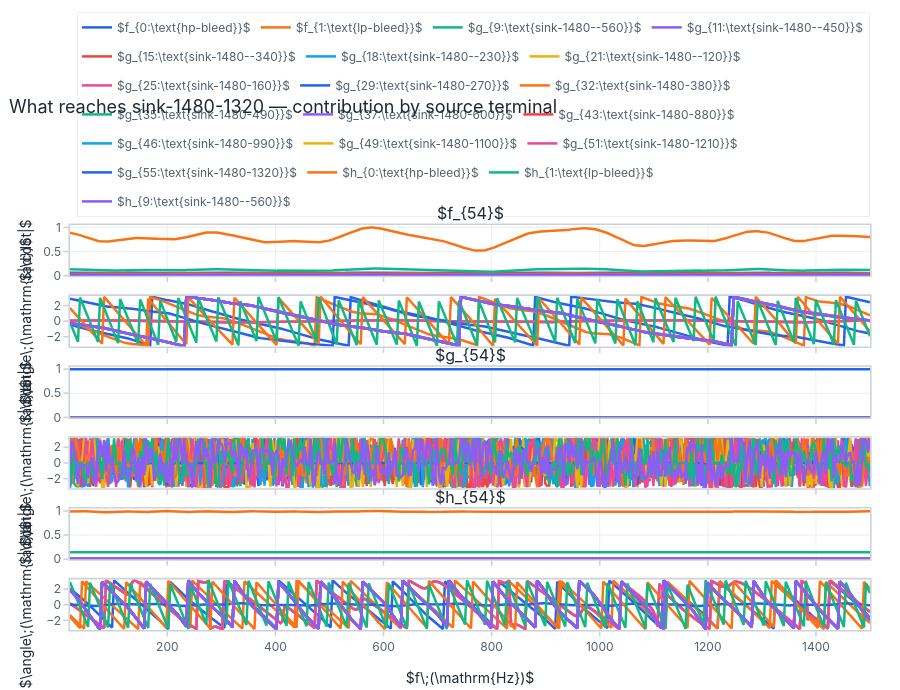

The cell this chart's notebook holds for it:
### Markdown cell above
### Source attribution at one sink

Rather than the full $31\times20$ multiport matrix, the readable cut is: of the
waves **leaving** `sink-1480-1320`, how much originates at each terminal, versus
frequency? Each outgoing characteristic ($f$, $g$, $h$ at that edge) is broken
down over the incoming terminal waves — all from the single forced solve above.
The phase winding now comes from the duct propagation upstream of the sink.

### Code cell
fig = resp.plot_contributions(
    SINK, freq, normalize="auto",
    title=f"What reaches {nn[edges[SINK][1]]} — contribution by source terminal",
)
fig.show()

### Figure 1 — Plotly figure (JSON) as saved in the notebook; plotly's stock layout.template omitted (floating-point values rounded to 4 significant figures; data arrays with more than 128 entries replaced by an {"elided": "..."} marker saying what was removed)
{"data": [{"legendgroup": "$f_{0:\\text{hp-bleed}}$", "line": {"color": "#2563eb"}, "name": "$f_{0:\\text{hp-bleed}}$", "showlegend": true, "type": "scatter", "x": {"elided": "400 float values"}, "xaxis": "x", "y": {"elided": "400 float values"}, "yaxis": "y"}, {"legendgroup": "$f_{0:\\text{hp-bleed}}$", "line": {"color": "#2563eb"}, "name": "$f_{0:\\text{hp-bleed}}$", "showlegend": false, "type": "scatter", "x": {"elided": "400 float values"}, "xaxis": "x2", "y": {"elided": "400 float values"}, "yaxis": "y2"}, {"legendgroup": "$f_{0:\\text{hp-bleed}}$", "line": {"color": "#2563eb"}, "name": "$f_{0:\\text{hp-bleed}}$", "showlegend": false, "type": "scatter", "x": {"elided": "400 float values"}, "xaxis": "x3", "y": {"elided": "400 float values"}, "yaxis": "y3"}, {"legendgroup": "$f_{0:\\text{hp-bleed}}$", "line": {"color": "#2563eb"}, "name": "$f_{0:\\text{hp-bleed}}$", "showlegend": false, "type": "scatter", "x": {"elided": "400 float values"}, "xaxis": "x4", "y": {"elided": "400 float values"}, "yaxis": "y4"}, {"legendgroup": "$f_{0:\\text{hp-bleed}}$", "line": {"color": "#2563eb"}, "name": "$f_{0:\\text{hp-bleed}}$", "showlegend": false, "type": "scatter", "x": {"elided": "400 float values"}, "xaxis": "x5", "y": {"elided": "400 float values"}, "yaxis": "y5"}, {"legendgroup": "$f_{0:\\text{hp-bleed}}$", "line": {"color": "#2563eb"}, "name": "$f_{0:\\text{hp-bleed}}$", "showlegend": false, "type": "scatter", "x": {"elided": "400 float values"}, "xaxis": "x6", "y": {"elided": "400 float values"}, "yaxis": "y6"}, {"legendgroup": "$f_{1:\\text{lp-bleed}}$", "line": {"color": "#f97316"}, "name": "$f_{1:\\text{lp-bleed}}$", "showlegend": true, "type": "scatter", "x": {"elided": "400 float values"}, "xaxis": "x", "y": {"elided": "400 float values"}, "yaxis": "y"}, {"legendgroup": "$f_{1:\\text{lp-bleed}}$", "line": {"color": "#f97316"}, "name": "$f_{1:\\text{lp-bleed}}$", "showlegend": false, "type": "scatter", "x": {"elided": "400 float values"}, "xaxis": "x2", "y": {"elided": "400 float values"}, "yaxis": "y2"}, {"legendgroup": "$f_{1:\\text{lp-bleed}}$", "line": {"color": "#f97316"}, "name": "$f_{1:\\text{lp-bleed}}$", "showlegend": false, "type": "scatter", "x": {"elided": "400 float values"}, "xaxis": "x3", "y": {"elided": "400 float values"}, "yaxis": "y3"}, {"legendgroup": "$f_{1:\\text{lp-bleed}}$", "line": {"color": "#f97316"}, "name": "$f_{1:\\text{lp-bleed}}$", "showlegend": false, "type": "scatter", "x": {"elided": "400 float values"}, "xaxis": "x4", "y": {"elided": "400 float values"}, "yaxis": "y4"}, {"legendgroup": "$f_{1:\\text{lp-bleed}}$", "line": {"color": "#f97316"}, "name": "$f_{1:\\text{lp-bleed}}$", "showlegend": false, "type": "scatter", "x": {"elided": "400 float values"}, "xaxis": "x5", "y": {"elided": "400 float values"}, "yaxis": "y5"}, {"legendgroup": "$f_{1:\\text{lp-bleed}}$", "line": {"color": "#f97316"}, "name": "$f_{1:\\text{lp-bleed}}$", "showlegend": false, "type": "scatter", "x": {"elided": "400 float values"}, "xaxis": "x6", "y": {"elided": "400 float values"}, "yaxis": "y6"}, {"legendgroup": "$g_{9:\\text{sink-1480--560}}$", "line": {"color": "#10b981"}, "name": "$g_{9:\\text{sink-1480--560}}$", "showlegend": true, "type": "scatter", "x": {"elided": "400 float values"}, "xaxis": "x", "y": {"elided": "400 float values"}, "yaxis": "y"}, {"legendgroup": "$g_{9:\\text{sink-1480--560}}$", "line": {"color": "#10b981"}, "name": "$g_{9:\\text{sink-1480--560}}$", "showlegend": false, "type": "scatter", "x": {"elided": "400 float values"}, "xaxis": "x2", "y": {"elided": "400 float values"}, "yaxis": "y2"}, {"legendgroup": "$g_{9:\\text{sink-1480--560}}$", "line": {"color": "#10b981"}, "name": "$g_{9:\\text{sink-1480--560}}$", "showlegend": false, "type": "scatter", "x": {"elided": "400 float values"}, "xaxis": "x3", "y": {"elided": "400 float values"}, "yaxis": "y3"}, {"legendgroup": "$g_{9:\\text{sink-1480--560}}$", "line": {"color": "#10b981"}, "name": "$g_{9:\\text{sink-1480--560}}$", "showlegend": false, "type": "scatter", "x": {"elided": "400 float values"}, "xaxis": "x4", "y": {"elided": "400 float values"}, "yaxis": "y4"}, {"legendgroup": "$g_{9:\\text{sink-1480--560}}$", "line": {"color": "#10b981"}, "name": "$g_{9:\\text{sink-1480--560}}$", "showlegend": false, "type": "scatter", "x": {"elided": "400 float values"}, "xaxis": "x5", "y": {"elided": "400 float values"}, "yaxis": "y5"}, {"legendgroup": "$g_{9:\\text{sink-1480--560}}$", "line": {"color": "#10b981"}, "name": "$g_{9:\\text{sink-1480--560}}$", "showlegend": false, "type": "scatter", "x": {"elided": "400 float values"}, "xaxis": "x6", "y": {"elided": "400 float values"}, "yaxis": "y6"}, {"legendgroup": "$g_{11:\\text{sink-1480--450}}$", "line": {"color": "#8b5cf6"}, "name": "$g_{11:\\text{sink-1480--450}}$", "showlegend": true, "type": "scatter", "x": {"elided": "400 float values"}, "xaxis": "x", "y": {"elided": "400 float values"}, "yaxis": "y"}, {"legendgroup": "$g_{11:\\text{sink-1480--450}}$", "line": {"color": "#8b5cf6"}, "name": "$g_{11:\\text{sink-1480--450}}$", "showlegend": false, "type": "scatter", "x": {"elided": "400 float values"}, "xaxis": "x2", "y": {"elided": "400 float values"}, "yaxis": "y2"}, {"legendgroup": "$g_{11:\\text{sink-1480--450}}$", "line": {"color": "#8b5cf6"}, "name": "$g_{11:\\text{sink-1480--450}}$", "showlegend": false, "type": "scatter", "x": {"elided": "400 float values"}, "xaxis": "x3", "y": {"elided": "400 float values"}, "yaxis": "y3"}, {"legendgroup": "$g_{11:\\text{sink-1480--450}}$", "line": {"color": "#8b5cf6"}, "name": "$g_{11:\\text{sink-1480--450}}$", "showlegend": false, "type": "scatter", "x": {"elided": "400 float values"}, "xaxis": "x4", "y": {"elided": "400 float values"}, "yaxis": "y4"}, {"legendgroup": "$g_{11:\\text{sink-1480--450}}$", "line": {"color": "#8b5cf6"}, "name": "$g_{11:\\text{sink-1480--450}}$", "showlegend": false, "type": "scatter", "x": {"elided": "400 float values"}, "xaxis": "x5", "y": {"elided": "400 float values"}, "yaxis": "y5"}, {"legendgroup": "$g_{11:\\text{sink-1480--450}}$", "line": {"color": "#8b5cf6"}, "name": "$g_{11:\\text{sink-1480--450}}$", "showlegend": false, "type": "scatter", "x": {"elided": "400 float values"}, "xaxis": "x6", "y": {"elided": "400 float values"}, "yaxis": "y6"}, {"legendgroup": "$g_{15:\\text{sink-1480--340}}$", "line": {"color": "#ef4444"}, "name": "$g_{15:\\text{sink-1480--340}}$", "showlegend": true, "type": "scatter", "x": {"elided": "400 float values"}, "xaxis": "x", "y": {"elided": "400 float values"}, "yaxis": "y"}, {"legendgroup": "$g_{15:\\text{sink-1480--340}}$", "line": {"color": "#ef4444"}, "name": "$g_{15:\\text{sink-1480--340}}$", "showlegend": false, "type": "scatter", "x": {"elided": "400 float values"}, "xaxis": "x2", "y": {"elided": "400 float values"}, "yaxis": "y2"}, {"legendgroup": "$g_{15:\\text{sink-1480--340}}$", "line": {"color": "#ef4444"}, "name": "$g_{15:\\text{sink-1480--340}}$", "showlegend": false, "type": "scatter", "x": {"elided": "400 float values"}, "xaxis": "x3", "y": {"elided": "400 float values"}, "yaxis": "y3"}, {"legendgroup": "$g_{15:\\text{sink-1480--340}}$", "line": {"color": "#ef4444"}, "name": "$g_{15:\\text{sink-1480--340}}$", "showlegend": false, "type": "scatter", "x": {"elided": "400 float values"}, "xaxis": "x4", "y": {"elided": "400 float values"}, "yaxis": "y4"}, {"legendgroup": "$g_{15:\\text{sink-1480--340}}$", "line": {"color": "#ef4444"}, "name": "$g_{15:\\text{sink-1480--340}}$", "showlegend": false, "type": "scatter", "x": {"elided": "400 float values"}, "xaxis": "x5", "y": {"elided": "400 float values"}, "yaxis": "y5"}, {"legendgroup": "$g_{15:\\text{sink-1480--340}}$", "line": {"color": "#ef4444"}, "name": "$g_{15:\\text{sink-1480--340}}$", "showlegend": false, "type": "scatter", "x": {"elided": "400 float values"}, "xaxis": "x6", "y": {"elided": "400 float values"}, "yaxis": "y6"}, {"legendgroup": "$g_{18:\\text{sink-1480--230}}$", "line": {"color": "#0ea5e9"}, "name": "$g_{18:\\text{sink-1480--230}}$", "showlegend": true, "type": "scatter", "x": {"elided": "400 float values"}, "xaxis": "x", "y": {"elided": "400 float values"}, "yaxis": "y"}, {"legendgroup": "$g_{18:\\text{sink-1480--230}}$", "line": {"color": "#0ea5e9"}, "name": "$g_{18:\\text{sink-1480--230}}$", "showlegend": false, "type": "scatter", "x": {"elided": "400 float values"}, "xaxis": "x2", "y": {"elided": "400 float values"}, "yaxis": "y2"}, {"legendgroup": "$g_{18:\\text{sink-1480--230}}$", "line": {"color": "#0ea5e9"}, "name": "$g_{18:\\text{sink-1480--230}}$", "showlegend": false, "type": "scatter", "x": {"elided": "400 float values"}, "xaxis": "x3", "y": {"elided": "400 float values"}, "yaxis": "y3"}, {"legendgroup": "$g_{18:\\text{sink-1480--230}}$", "line": {"color": "#0ea5e9"}, "name": "$g_{18:\\text{sink-1480--230}}$", "showlegend": false, "type": "scatter", "x": {"elided": "400 float values"}, "xaxis": "x4", "y": {"elided": "400 float values"}, "yaxis": "y4"}, {"legendgroup": "$g_{18:\\text{sink-1480--230}}$", "line": {"color": "#0ea5e9"}, "name": "$g_{18:\\text{sink-1480--230}}$", "showlegend": false, "type": "scatter", "x": {"elided": "400 float values"}, "xaxis": "x5", "y": {"elided": "400 float values"}, "yaxis": "y5"}, {"legendgroup": "$g_{18:\\text{sink-1480--230}}$", "line": {"color": "#0ea5e9"}, "name": "$g_{18:\\text{sink-1480--230}}$", "showlegend": false, "type": "scatter", "x": {"elided": "400 float values"}, "xaxis": "x6", "y": {"elided": "400 float values"}, "yaxis": "y6"}, {"legendgroup": "$g_{21:\\text{sink-1480--120}}$", "line": {"color": "#eab308"}, "name": "$g_{21:\\text{sink-1480--120}}$", "showlegend": true, "type": "scatter", "x": {"elided": "400 float values"}, "xaxis": "x", "y": {"elided": "400 float values"}, "yaxis": "y"}, {"legendgroup": "$g_{21:\\text{sink-1480--120}}$", "line": {"color": "#eab308"}, "name": "$g_{21:\\text{sink-1480--120}}$", "showlegend": false, "type": "scatter", "x": {"elided": "400 float values"}, "xaxis": "x2", "y": {"elided": "400 float values"}, "yaxis": "y2"}, {"legendgroup": "$g_{21:\\text{sink-1480--120}}$", "line": {"color": "#eab308"}, "name": "$g_{21:\\text{sink-1480--120}}$", "showlegend": false, "type": "scatter", "x": {"elided": "400 float values"}, "xaxis": "x3", "y": {"elided": "400 float values"}, "yaxis": "y3"}, {"legendgroup": "$g_{21:\\text{sink-1480--120}}$", "line": {"color": "#eab308"}, "name": "$g_{21:\\text{sink-1480--120}}$", "showlegend": false, "type": "scatter", "x": {"elided": "400 float values"}, "xaxis": "x4", "y": {"elided": "400 float values"}, "yaxis": "y4"}, {"legendgroup": "$g_{21:\\text{sink-1480--120}}$", "line": {"color": "#eab308"}, "name": "$g_{21:\\text{sink-1480--120}}$", "showlegend": false, "type": "scatter", "x": {"elided": "400 float values"}, "xaxis": "x5", "y": {"elided": "400 float values"}, "yaxis": "y5"}, {"legendgroup": "$g_{21:\\text{sink-1480--120}}$", "line": {"color": "#eab308"}, "name": "$g_{21:\\text{sink-1480--120}}$", "showlegend": false, "type": "scatter", "x": {"elided": "400 float values"}, "xaxis": "x6", "y": {"elided": "400 float values"}, "yaxis": "y6"}, {"legendgroup": "$g_{25:\\text{sink-1480-160}}$", "line": {"color": "#ec4899"}, "name": "$g_{25:\\text{sink-1480-160}}$", "showlegend": true, "type": "scatter", "x": {"elided": "400 float values"}, "xaxis": "x", "y": {"elided": "400 float values"}, "yaxis": "y"}, {"legendgroup": "$g_{25:\\text{sink-1480-160}}$", "line": {"color": "#ec4899"}, "name": "$g_{25:\\text{sink-1480-160}}$", "showlegend": false, "type": "scatter", "x": {"elided": "400 float values"}, "xaxis": "x2", "y": {"elided": "400 float values"}, "yaxis": "y2"}, {"legendgroup": "$g_{25:\\text{sink-1480-160}}$", "line": {"color": "#ec4899"}, "name": "$g_{25:\\text{sink-1480-160}}$", "showlegend": false, "type": "scatter", "x": {"elided": "400 float values"}, "xaxis": "x3", "y": {"elided": "400 float values"}, "yaxis": "y3"}, {"legendgroup": "$g_{25:\\text{sink-1480-160}}$", "line": {"color": "#ec4899"}, "name": "$g_{25:\\text{sink-1480-160}}$", "showlegend": false, "type": "scatter", "x": {"elided": "400 float values"}, "xaxis": "x4", "y": {"elided": "400 float values"}, "yaxis": "y4"}, {"legendgroup": "$g_{25:\\text{sink-1480-160}}$", "line": {"color": "#ec4899"}, "name": "$g_{25:\\text{sink-1480-160}}$", "showlegend": false, "type": "scatter", "x": {"elided": "400 float values"}, "xaxis": "x5", "y": {"elided": "400 float values"}, "yaxis": "y5"}, {"legendgroup": "$g_{25:\\text{sink-1480-160}}$", "line": {"color": "#ec4899"}, "name": "$g_{25:\\text{sink-1480-160}}$", "showlegend": false, "type": "scatter", "x": {"elided": "400 float values"}, "xaxis": "x6", "y": {"elided": "400 float values"}, "yaxis": "y6"}, {"legendgroup": "$g_{29:\\text{sink-1480-270}}$", "line": {"color": "#2563eb"}, "name": "$g_{29:\\text{sink-1480-270}}$", "showlegend": true, "type": "scatter", "x": {"elided": "400 float values"}, "xaxis": "x", "y": {"elided": "400 float values"}, "yaxis": "y"}, {"legendgroup": "$g_{29:\\text{sink-1480-270}}$", "line": {"color": "#2563eb"}, "name": "$g_{29:\\text{sink-1480-270}}$", "showlegend": false, "type": "scatter", "x": {"elided": "400 float values"}, "xaxis": "x2", "y": {"elided": "400 float values"}, "yaxis": "y2"}, {"legendgroup": "$g_{29:\\text{sink-1480-270}}$", "line": {"color": "#2563eb"}, "name": "$g_{29:\\text{sink-1480-270}}$", "showlegend": false, "type": "scatter", "x": {"elided": "400 float values"}, "xaxis": "x3", "y": {"elided": "400 float values"}, "yaxis": "y3"}, {"legendgroup": "$g_{29:\\text{sink-1480-270}}$", "line": {"color": "#2563eb"}, "name": "$g_{29:\\text{sink-1480-270}}$", "showlegend": false, "type": "scatter", "x": {"elided": "400 float values"}, "xaxis": "x4", "y": {"elided": "400 float values"}, "yaxis": "y4"}, {"legendgroup": "$g_{29:\\text{sink-1480-270}}$", "line": {"color": "#2563eb"}, "name": "$g_{29:\\text{sink-1480-270}}$", "showlegend": false, "type": "scatter", "x": {"elided": "400 float values"}, "xaxis": "x5", "y": {"elided": "400 float values"}, "yaxis": "y5"}, {"legendgroup": "$g_{29:\\text{sink-1480-270}}$", "line": {"color": "#2563eb"}, "name": "$g_{29:\\text{sink-1480-270}}$", "showlegend": false, "type": "scatter", "x": {"elided": "400 float values"}, "xaxis": "x6", "y": {"elided": "400 float values"}, "yaxis": "y6"}, {"legendgroup": "$g_{32:\\text{sink-1480-380}}$", "line": {"color": "#f97316"}, "name": "$g_{32:\\text{sink-1480-380}}$", "showlegend": true, "type": "scatter", "x": {"elided": "400 float values"}, "xaxis": "x", "y": {"elided": "400 float values"}, "yaxis": "y"}, {"legendgroup": "$g_{32:\\text{sink-1480-380}}$", "line": {"color": "#f97316"}, "name": "$g_{32:\\text{sink-1480-380}}$", "showlegend": false, "type": "scatter", "x": {"elided": "400 float values"}, "xaxis": "x2", "y": {"elided": "400 float values"}, "yaxis": "y2"}, {"legendgroup": "$g_{32:\\text{sink-1480-380}}$", "line": {"color": "#f97316"}, "name": "$g_{32:\\text{sink-1480-380}}$", "showlegend": false, "type": "scatter", "x": {"elided": "400 float values"}, "xaxis": "x3", "y": {"elided": "400 float values"}, "yaxis": "y3"}, {"legendgroup": "$g_{32:\\text{sink-1480-380}}$", "line": {"color": "#f97316"}, "name": "$g_{32:\\text{sink-1480-380}}$", "showlegend": false, "type": "scatter", "x": {"elided": "400 float values"}, "xaxis": "x4", "y": {"elided": "400 float values"}, "yaxis": "y4"}, {"legendgroup": "$g_{32:\\text{sink-1480-380}}$", "line": {"color": "#f97316"}, "name": "$g_{32:\\text{sink-1480-380}}$", "showlegend": false, "type": "scatter", "x": {"elided": "400 float values"}, "xaxis": "x5", "y": {"elided": "400 float values"}, "yaxis": "y5"}, {"legendgroup": "$g_{32:\\text{sink-1480-380}}$", "line": {"color": "#f97316"}, "name": "$g_{32:\\text{sink-1480-380}}$", "showlegend": false, "type": "scatter", "x": {"elided": "400 float values"}, "xaxis": "x6", "y": {"elided": "400 float values"}, "yaxis": "y6"}, {"legendgroup": "$g_{35:\\text{sink-1480-490}}$", "line": {"color": "#10b981"}, "name": "$g_{35:\\text{sink-1480-490}}$", "showlegend": true, "type": "scatter", "x": {"elided": "400 float values"}, "xaxis": "x", "y": {"elided": "400 float values"}, "yaxis": "y"}, {"legendgroup": "$g_{35:\\text{sink-1480-490}}$", "line": {"color": "#10b981"}, "name": "$g_{35:\\text{sink-1480-490}}$", "showlegend": false, "type": "scatter", "x": {"elided": "400 float values"}, "xaxis": "x2", "y": {"elided": "400 float values"}, "yaxis": "y2"}, {"legendgroup": "$g_{35:\\text{sink-1480-490}}$", "line": {"color": "#10b981"}, "name": "$g_{35:\\text{sink-1480-490}}$", "showlegend": false, "type": "scatter", "x": {"elided": "400 float values"}, "xaxis": "x3", "y": {"elided": "400 float values"}, "yaxis": "y3"}, {"legendgroup": "$g_{35:\\text{sink-1480-490}}$", "line": {"color": "#10b981"}, "name": "$g_{35:\\text{sink-1480-490}}$", "showlegend": false, "type": "scatter", "x": {"elided": "400 float values"}, "xaxis": "x4", "y": {"elided": "400 float values"}, "yaxis": "y4"}, {"legendgroup": "$g_{35:\\text{sink-1480-490}}$", "line": {"color": "#10b981"}, "name": "$g_{35:\\text{sink-1480-490}}$", "showlegend": false, "type": "scatter", "x": {"elided": "400 float values"}, "xaxis": "x5", "y": {"elided": "400 float values"}, "yaxis": "y5"}, {"legendgroup": "$g_{35:\\text{sink-1480-490}}$", "line": {"color": "#10b981"}, "name": "$g_{35:\\text{sink-1480-490}}$", "showlegend": false, "type": "scatter", "x": {"elided": "400 float values"}, "xaxis": "x6", "y": {"elided": "400 float values"}, "yaxis": "y6"}, {"legendgroup": "$g_{37:\\text{sink-1480-600}}$", "line": {"color": "#8b5cf6"}, "name": "$g_{37:\\text{sink-1480-600}}$", "showlegend": true, "type": "scatter", "x": {"elided": "400 float values"}, "xaxis": "x", "y": {"elided": "400 float values"}, "yaxis": "y"}, {"legendgroup": "$g_{37:\\text{sink-1480-600}}$", "line": {"color": "#8b5cf6"}, "name": "$g_{37:\\text{sink-1480-600}}$", "showlegend": false, "type": "scatter", "x": {"elided": "400 float values"}, "xaxis": "x2", "y": {"elided": "400 float values"}, "yaxis": "y2"}, {"legendgroup": "$g_{37:\\text{sink-1480-600}}$", "line": {"color": "#8b5cf6"}, "name": "$g_{37:\\text{sink-1480-600}}$", "showlegend": false, "type": "scatter", "x": {"elided": "400 float values"}, "xaxis": "x3", "y": {"elided": "400 float values"}, "yaxis": "y3"}, {"legendgroup": "$g_{37:\\text{sink-1480-600}}$", "line": {"color": "#8b5cf6"}, "name": "$g_{37:\\text{sink-1480-600}}$", "showlegend": false, "type": "scatter", "x": {"elided": "400 float values"}, "xaxis": "x4", "y": {"elided": "400 float values"}, "yaxis": "y4"}, {"legendgroup": "$g_{37:\\text{sink-1480-600}}$", "line": {"color": "#8b5cf6"}, "name": "$g_{37:\\text{sink-1480-600}}$", "showlegend": false, "type": "scatter", "x": {"elided": "400 float values"}, "xaxis": "x5", "y": {"elided": "400 float values"}, "yaxis": "y5"}, {"legendgroup": "$g_{37:\\text{sink-1480-600}}$", "line": {"color": "#8b5cf6"}, "name": "$g_{37:\\text{sink-1480-600}}$", "showlegend": false, "type": "scatter", "x": {"elided": "400 float values"}, "xaxis": "x6", "y": {"elided": "400 float values"}, "yaxis": "y6"}, {"legendgroup": "$g_{43:\\text{sink-1480-880}}$", "line": {"color": "#ef4444"}, "name": "$g_{43:\\text{sink-1480-880}}$", "showlegend": true, "type": "scatter", "x": {"elided": "400 float values"}, "xaxis": "x", "y": {"elided": "400 float values"}, "yaxis": "y"}, {"legendgroup": "$g_{43:\\text{sink-1480-880}}$", "line": {"color": "#ef4444"}, "name": "$g_{43:\\text{sink-1480-880}}$", "showlegend": false, "type": "scatter", "x": {"elided": "400 float values"}, "xaxis": "x2", "y": {"elided": "400 float values"}, "yaxis": "y2"}, {"legendgroup": "$g_{43:\\text{sink-1480-880}}$", "line": {"color": "#ef4444"}, "name": "$g_{43:\\text{sink-1480-880}}$", "showlegend": false, "type": "scatter", "x": {"elided": "400 float values"}, "xaxis": "x3", "y": {"elided": "400 float values"}, "yaxis": "y3"}, {"legendgroup": "$g_{43:\\text{sink-1480-880}}$", "line": {"color": "#ef4444"}, "name": "$g_{43:\\text{sink-1480-880}}$", "showlegend": false, "type": "scatter", "x": {"elided": "400 float values"}, "xaxis": "x4", "y": {"elided": "400 float values"}, "yaxis": "y4"}, {"legendgroup": "$g_{43:\\text{sink-1480-880}}$", "line": {"color": "#ef4444"}, "name": "$g_{43:\\text{sink-1480-880}}$", "showlegend": false, "type": "scatter", "x": {"elided": "400 float values"}, "xaxis": "x5", "y": {"elided": "400 float values"}, "yaxis": "y5"}, {"legendgroup": "$g_{43:\\text{sink-1480-880}}$", "line": {"color": "#ef4444"}, "name": "$g_{43:\\text{sink-1480-880}}$", "showlegend": false, "type": "scatter", "x": {"elided": "400 float values"}, "xaxis": "x6", "y": {"elided": "400 float values"}, "yaxis": "y6"}, {"legendgroup": "$g_{46:\\text{sink-1480-990}}$", "line": {"color": "#0ea5e9"}, "name": "$g_{46:\\text{sink-1480-990}}$", "showlegend": true, "type": "scatter", "x": {"elided": "400 float values"}, "xaxis": "x", "y": {"elided": "400 float values"}, "yaxis": "y"}, {"legendgroup": "$g_{46:\\text{sink-1480-990}}$", "line": {"color": "#0ea5e9"}, "name": "$g_{46:\\text{sink-1480-990}}$", "showlegend": false, "type": "scatter", "x": {"elided": "400 float values"}, "xaxis": "x2", "y": {"elided": "400 float values"}, "yaxis": "y2"}, {"legendgroup": "$g_{46:\\text{sink-1480-990}}$", "line": {"color": "#0ea5e9"}, "name": "$g_{46:\\text{sink-1480-990}}$", "showlegend": false, "type": "scatter", "x": {"elided": "400 float values"}, "xaxis": "x3", "y": {"elided": "400 float values"}, "yaxis": "y3"}, {"legendgroup": "$g_{46:\\text{sink-1480-990}}$", "line": {"color": "#0ea5e9"}, "name": "$g_{46:\\text{sink-1480-990}}$", "showlegend": false, "type": "scatter", "x": {"elided": "400 float values"}, "xaxis": "x4", "y": {"elided": "400 float values"}, "yaxis": "y4"}, {"legendgroup": "$g_{46:\\text{sink-1480-990}}$", "line": {"color": "#0ea5e9"}, "name": "$g_{46:\\text{sink-1480-990}}$", "showlegend": false, "type": "scatter", "x": {"elided": "400 float values"}, "xaxis": "x5", "y": {"elided": "400 float values"}, "yaxis": "y5"}, {"legendgroup": "$g_{46:\\text{sink-1480-990}}$", "line": {"color": "#0ea5e9"}, "name": "$g_{46:\\text{sink-1480-990}}$", "showlegend": false, "type": "scatter", "x": {"elided": "400 float values"}, "xaxis": "x6", "y": {"elided": "400 float values"}, "yaxis": "y6"}, {"legendgroup": "$g_{49:\\text{sink-1480-1100}}$", "line": {"color": "#eab308"}, "name": "$g_{49:\\text{sink-1480-1100}}$", "showlegend": true, "type": "scatter", "x": {"elided": "400 float values"}, "xaxis": "x", "y": {"elided": "400 float values"}, "yaxis": "y"}, {"legendgroup": "$g_{49:\\text{sink-1480-1100}}$", "line": {"color": "#eab308"}, "name": "$g_{49:\\text{sink-1480-1100}}$", "showlegend": false, "type": "scatter", "x": {"elided": "400 float values"}, "xaxis": "x2", "y": {"elided": "400 float values"}, "yaxis": "y2"}, {"legendgroup": "$g_{49:\\text{sink-1480-1100}}$", "line": {"color": "#eab308"}, "name": "$g_{49:\\text{sink-1480-1100}}$", "showlegend": false, "type": "scatter", "x": {"elided": "400 float values"}, "xaxis": "x3", "y": {"elided": "400 float values"}, "yaxis": "y3"}, {"legendgroup": "$g_{49:\\text{sink-1480-1100}}$", "line": {"color": "#eab308"}, "name": "$g_{49:\\text{sink-1480-1100}}$", "showlegend": false, "type": "scatter", "x": {"elided": "400 float values"}, "xaxis": "x4", "y": {"elided": "400 float values"}, "yaxis": "y4"}, {"legendgroup": "$g_{49:\\text{sink-1480-1100}}$", "line": {"color": "#eab308"}, "name": "$g_{49:\\text{sink-1480-1100}}$", "showlegend": false, "type": "scatter", "x": {"elided": "400 float values"}, "xaxis": "x5", "y": {"elided": "400 float values"}, "yaxis": "y5"}, {"legendgroup": "$g_{49:\\text{sink-1480-1100}}$", "line": {"color": "#eab308"}, "name": "$g_{49:\\text{sink-1480-1100}}$", "showlegend": false, "type": "scatter", "x": {"elided": "400 float values"}, "xaxis": "x6", "y": {"elided": "400 float values"}, "yaxis": "y6"}, {"legendgroup": "$g_{51:\\text{sink-1480-1210}}$", "line": {"color": "#ec4899"}, "name": "$g_{51:\\text{sink-1480-1210}}$", "showlegend": true, "type": "scatter", "x": {"elided": "400 float values"}, "xaxis": "x", "y": {"elided": "400 float values"}, "yaxis": "y"}, {"legendgroup": "$g_{51:\\text{sink-1480-1210}}$", "line": {"color": "#ec4899"}, "name": "$g_{51:\\text{sink-1480-1210}}$", "showlegend": false, "type": "scatter", "x": {"elided": "400 float values"}, "xaxis": "x2", "y": {"elided": "400 float values"}, "yaxis": "y2"}, {"legendgroup": "$g_{51:\\text{sink-1480-1210}}$", "line": {"color": "#ec4899"}, "name": "$g_{51:\\text{sink-1480-1210}}$", "showlegend": false, "type": "scatter", "x": {"elided": "400 float values"}, "xaxis": "x3", "y": {"elided": "400 float values"}, "yaxis": "y3"}, {"legendgroup": "$g_{51:\\text{sink-1480-1210}}$", "line": {"color": "#ec4899"}, "name": "$g_{51:\\text{sink-1480-1210}}$", "showlegend": false, "type": "scatter", "x": {"elided": "400 float values"}, "xaxis": "x4", "y": {"elided": "400 float values"}, "yaxis": "y4"}, {"legendgroup": "$g_{51:\\text{sink-1480-1210}}$", "line": {"color": "#ec4899"}, "name": "$g_{51:\\text{sink-1480-1210}}$", "showlegend": false, "type": "scatter", "x": {"elided": "400 float values"}, "xaxis": "x5", "y": {"elided": "400 float values"}, "yaxis": "y5"}, {"legendgroup": "$g_{51:\\text{sink-1480-1210}}$", "line": {"color": "#ec4899"}, "name": "$g_{51:\\text{sink-1480-1210}}$", "showlegend": false, "type": "scatter", "x": {"elided": "400 float values"}, "xaxis": "x6", "y": {"elided": "400 float values"}, "yaxis": "y6"}, {"legendgroup": "$g_{55:\\text{sink-1480-1320}}$", "line": {"color": "#2563eb"}, "name": "$g_{55:\\text{sink-1480-1320}}$", "showlegend": true, "type": "scatter", "x": {"elided": "400 float values"}, "xaxis": "x", "y": {"elided": "400 float values"}, "yaxis": "y"}, {"legendgroup": "$g_{55:\\text{sink-1480-1320}}$", "line": {"color": "#2563eb"}, "name": "$g_{55:\\text{sink-1480-1320}}$", "showlegend": false, "type": "scatter", "x": {"elided": "400 float values"}, "xaxis": "x2", "y": {"elided": "400 float values"}, "yaxis": "y2"}, {"legendgroup": "$g_{55:\\text{sink-1480-1320}}$", "line": {"color": "#2563eb"}, "name": "$g_{55:\\text{sink-1480-1320}}$", "showlegend": false, "type": "scatter", "x": {"elided": "400 float values"}, "xaxis": "x3", "y": {"elided": "400 float values"}, "yaxis": "y3"}, {"legendgroup": "$g_{55:\\text{sink-1480-1320}}$", "line": {"color": "#2563eb"}, "name": "$g_{55:\\text{sink-1480-1320}}$", "showlegend": false, "type": "scatter", "x": {"elided": "400 float values"}, "xaxis": "x4", "y": {"elided": "400 float values"}, "yaxis": "y4"}, {"legendgroup": "$g_{55:\\text{sink-1480-1320}}$", "line": {"color": "#2563eb"}, "name": "$g_{55:\\text{sink-1480-1320}}$", "showlegend": false, "type": "scatter", "x": {"elided": "400 float values"}, "xaxis": "x5", "y": {"elided": "400 float values"}, "yaxis": "y5"}, {"legendgroup": "$g_{55:\\text{sink-1480-1320}}$", "line": {"color": "#2563eb"}, "name": "$g_{55:\\text{sink-1480-1320}}$", "showlegend": false, "type": "scatter", "x": {"elided": "400 float values"}, "xaxis": "x6", "y": {"elided": "400 float values"}, "yaxis": "y6"}, {"legendgroup": "$h_{0:\\text{hp-bleed}}$", "line": {"color": "#f97316"}, "name": "$h_{0:\\text{hp-bleed}}$", "showlegend": true, "type": "scatter", "x": {"elided": "400 float values"}, "xaxis": "x", "y": {"elided": "400 float values"}, "yaxis": "y"}, {"legendgroup": "$h_{0:\\text{hp-bleed}}$", "line": {"color": "#f97316"}, "name": "$h_{0:\\text{hp-bleed}}$", "showlegend": false, "type": "scatter", "x": {"elided": "400 float values"}, "xaxis": "x2", "y": {"elided": "400 float values"}, "yaxis": "y2"}, {"legendgroup": "$h_{0:\\text{hp-bleed}}$", "line": {"color": "#f97316"}, "name": "$h_{0:\\text{hp-bleed}}$", "showlegend": false, "type": "scatter", "x": {"elided": "400 float values"}, "xaxis": "x3", "y": {"elided": "400 float values"}, "yaxis": "y3"}, {"legendgroup": "$h_{0:\\text{hp-bleed}}$", "line": {"color": "#f97316"}, "name": "$h_{0:\\text{hp-bleed}}$", "showlegend": false, "type": "scatter", "x": {"elided": "400 float values"}, "xaxis": "x4", "y": {"elided": "400 float values"}, "yaxis": "y4"}, {"legendgroup": "$h_{0:\\text{hp-bleed}}$", "line": {"color": "#f97316"}, "name": "$h_{0:\\text{hp-bleed}}$", "showlegend": false, "type": "scatter", "x": {"elided": "400 float values"}, "xaxis": "x5", "y": {"elided": "400 float values"}, "yaxis": "y5"}, {"legendgroup": "$h_{0:\\text{hp-bleed}}$", "line": {"color": "#f97316"}, "name": "$h_{0:\\text{hp-bleed}}$", "showlegend": false, "type": "scatter", "x": {"elided": "400 float values"}, "xaxis": "x6", "y": {"elided": "400 float values"}, "yaxis": "y6"}, {"legendgroup": "$h_{1:\\text{lp-bleed}}$", "line": {"color": "#10b981"}, "name": "$h_{1:\\text{lp-bleed}}$", "showlegend": true, "type": "scatter", "x": {"elided": "400 float values"}, "xaxis": "x", "y": {"elided": "400 float values"}, "yaxis": "y"}, {"legendgroup": "$h_{1:\\text{lp-bleed}}$", "line": {"color": "#10b981"}, "name": "$h_{1:\\text{lp-bleed}}$", "showlegend": false, "type": "scatter", "x": {"elided": "400 float values"}, "xaxis": "x2", "y": {"elided": "400 float values"}, "yaxis": "y2"}, {"legendgroup": "$h_{1:\\text{lp-bleed}}$", "line": {"color": "#10b981"}, "name": "$h_{1:\\text{lp-bleed}}$", "showlegend": false, "type": "scatter", "x": {"elided": "400 float values"}, "xaxis": "x3", "y": {"elided": "400 float values"}, "yaxis": "y3"}, {"legendgroup": "$h_{1:\\text{lp-bleed}}$", "line": {"color": "#10b981"}, "name": "$h_{1:\\text{lp-bleed}}$", "showlegend": false, "type": "scatter", "x": {"elided": "400 float values"}, "xaxis": "x4", "y": {"elided": "400 float values"}, "yaxis": "y4"}, {"legendgroup": "$h_{1:\\text{lp-bleed}}$", "line": {"color": "#10b981"}, "name": "$h_{1:\\text{lp-bleed}}$", "showlegend": false, "type": "scatter", "x": {"elided": "400 float values"}, "xaxis": "x5", "y": {"elided": "400 float values"}, "yaxis": "y5"}, {"legendgroup": "$h_{1:\\text{lp-bleed}}$", "line": {"color": "#10b981"}, "name": "$h_{1:\\text{lp-bleed}}$", "showlegend": false, "type": "scatter", "x": {"elided": "400 float values"}, "xaxis": "x6", "y": {"elided": "400 float values"}, "yaxis": "y6"}, {"legendgroup": "$h_{9:\\text{sink-1480--560}}$", "line": {"color": "#8b5cf6"}, "name": "$h_{9:\\text{sink-1480--560}}$", "showlegend": true, "type": "scatter", "x": {"elided": "400 float values"}, "xaxis": "x", "y": {"elided": "400 float values"}, "yaxis": "y"}, {"legendgroup": "$h_{9:\\text{sink-1480--560}}$", "line": {"color": "#8b5cf6"}, "name": "$h_{9:\\text{sink-1480--560}}$", "showlegend": false, "type": "scatter", "x": {"elided": "400 float values"}, "xaxis": "x2", "y": {"elided": "400 float values"}, "yaxis": "y2"}, {"legendgroup": "$h_{9:\\text{sink-1480--560}}$", "line": {"color": "#8b5cf6"}, "name": "$h_{9:\\text{sink-1480--560}}$", "showlegend": false, "type": "scatter", "x": {"elided": "400 float values"}, "xaxis": "x3", "y": {"elided": "400 float values"}, "yaxis": "y3"}, {"legendgroup": "$h_{9:\\text{sink-1480--560}}$", "line": {"color": "#8b5cf6"}, "name": "$h_{9:\\text{sink-1480--560}}$", "showlegend": false, "type": "scatter", "x": {"elided": "400 float values"}, "xaxis": "x4", "y": {"elided": "400 float values"}, "yaxis": "y4"}, {"legendgroup": "$h_{9:\\text{sink-1480--560}}$", "line": {"color": "#8b5cf6"}, "name": "$h_{9:\\text{sink-1480--560}}$", "showlegend": false, "type": "scatter", "x": {"elided": "400 float values"}, "xaxis": "x5", "y": {"elided": "400 float values"}, "yaxis": "y5"}, {"legendgroup": "$h_{9:\\text{sink-1480--560}}$", "line": {"color": "#8b5cf6"}, "name": "$h_{9:\\text{sink-1480--560}}$", "showlegend": false, "type": "scatter", "x": {"elided": "400 float values"}, "xaxis": "x6", "y": {"elided": "400 float values"}, "yaxis": "y6"}], "layout": {"annotations": [{"font": {"size": 16}, "showarrow": false, "text": "$f_{54}$", "x": 0.5, "xanchor": "center", "xref": "paper", "y": 1.0, "yanchor": "bottom", "yref": "paper"}, {"font": {"size": 16}, "showarrow": false, "text": "$g_{54}$", "x": 0.5, "xanchor": "center", "xref": "paper", "y": 0.65, "yanchor": "bottom", "yref": "paper"}, {"font": {"size": 16}, "showarrow": false, "text": "$h_{54}$", "x": 0.5, "xanchor": "center", "xref": "paper", "y": 0.3, "yanchor": "bottom", "yref": "paper"}], "height": 690, "hovermode": "x", "legend": {"orientation": "h", "x": 1.0, "xanchor": "right", "y": 1.02, "yanchor": "bottom"}, "showlegend": true, "title": {"text": "What reaches sink-1480-1320 — contribution by source terminal"}, "xaxis": {"anchor": "y", "domain": [0.0, 1.0], "matches": "x6", "showticklabels": false}, "xaxis2": {"anchor": "y2", "domain": [0.0, 1.0], "matches": "x6", "showticklabels": false}, "xaxis3": {"anchor": "y3", "domain": [0.0, 1.0], "matches": "x6", "showticklabels": false}, "xaxis4": {"anchor": "y4", "domain": [0.0, 1.0], "matches": "x6", "showticklabels": false}, "xaxis5": {"anchor": "y5", "domain": [0.0, 1.0], "matches": "x6", "showticklabels": false}, "xaxis6": {"anchor": "y6", "domain": [0.0, 1.0], "title": {"text": "$f\\;(\\mathrm{Hz})$"}}, "yaxis": {"anchor": "x", "domain": [0.875, 1.0], "range": [0.0, 1.05], "title": {"text": "$|\\cdot|$"}}, "yaxis2": {"anchor": "x2", "domain": [0.7, 0.825], "range": [-3.236, 3.236], "title": {"text": "$\\angle\\;(\\mathrm{rad})$"}}, "yaxis3": {"anchor": "x3", "domain": [0.525, 0.65], "range": [0.0, 1.05], "title": {"text": "$|\\cdot|$"}}, "yaxis4": {"anchor": "x4", "domain": [0.35, 0.475], "range": [-3.236, 3.236], "title": {"text": "$\\angle\\;(\\mathrm{rad})$"}}, "yaxis5": {"anchor": "x5", "domain": [0.175, 0.3], "range": [0.0, 1.05], "title": {"text": "$|\\cdot|$"}}, "yaxis6": {"anchor": "x6", "domain": [0.0, 0.125], "range": [-3.236, 3.236], "title": {"text": "$\\angle\\;(\\mathrm{rad})$"}}}}
